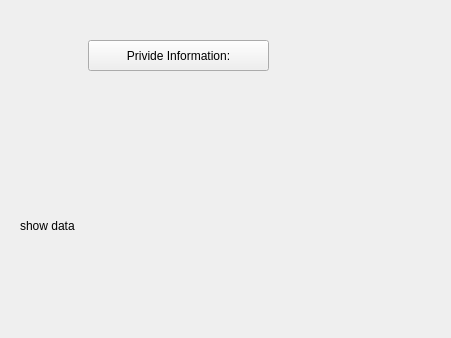
<?xml version="1.0" encoding="UTF-8"?>
<ui version="4.0">
 <class>Widget</class>
 <widget class="QWidget" name="Widget">
  <property name="geometry">
   <rect>
    <x>0</x>
    <y>0</y>
    <width>451</width>
    <height>338</height>
   </rect>
  </property>
  <property name="windowTitle">
   <string>Widget</string>
  </property>
  <widget class="QLabel" name="infoLabel">
   <property name="geometry">
    <rect>
     <x>20</x>
     <y>200</y>
     <width>401</width>
     <height>51</height>
    </rect>
   </property>
   <property name="text">
    <string>show data</string>
   </property>
  </widget>
  <widget class="QPushButton" name="provideInfoButton">
   <property name="geometry">
    <rect>
     <x>88</x>
     <y>40</y>
     <width>181</width>
     <height>31</height>
    </rect>
   </property>
   <property name="text">
    <string>Privide Information:</string>
   </property>
  </widget>
 </widget>
 <resources/>
 <connections/>
</ui>
